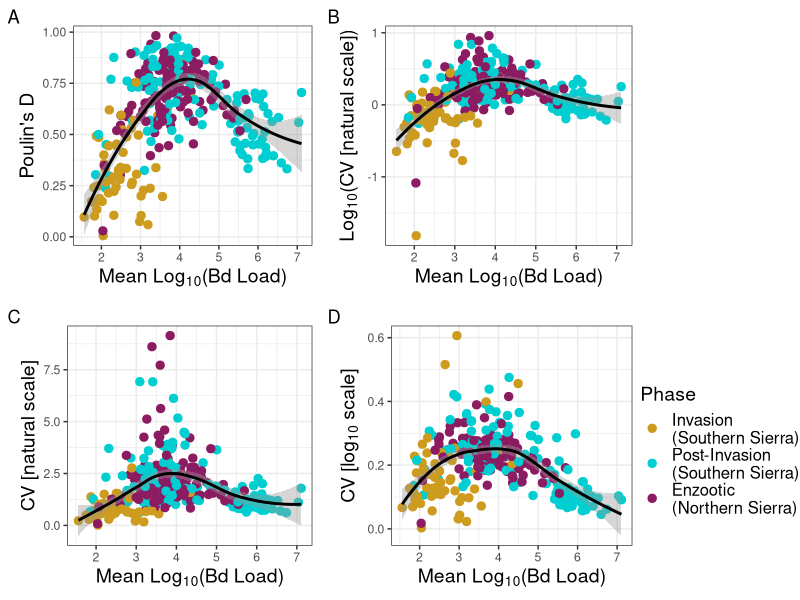
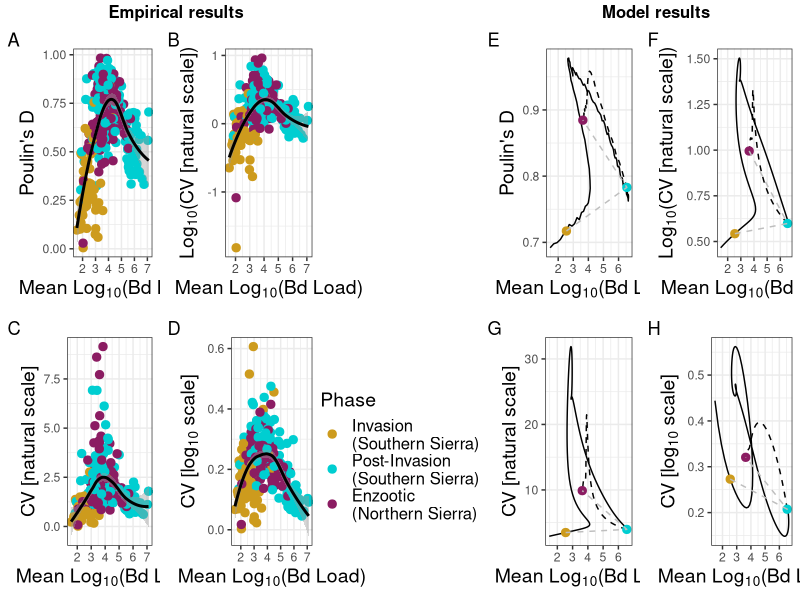

Generate these figures, in order, with R:
### Reproduce Figure 6 (Mean-aggregation plot for empirical data and model predictions)
### Step 1: Load Sierra summary file and remove records with fewer than 2 Bd-positive and larval groups (for consistent comparisons)
### Step 2: Plot empirical by log mean fungal load against aggregation metrics, grouped by epizoological stage
### Step 3: Plot the results of the integral projection model
### Step 4: Combine plots

library(ggplot2)
library(gridExtra)
library(cowplot)
library(grid)
library(data.table)


######################################
#### Step 1: Load and format data ####
######################################

sierra_dat = fread("data/formatted/summary_sierra_with_epi_phase.csv")
sierra_dat[, "log_mean":=mean_log10_without_zeros]
sierra_no_larva = sierra_dat[life_stage != "larva" & num_infected >= 2 & poulin_D > 0]

######################################
#### Step 2: Plot empirical data  ####
######################################

#Reorder levels of this factor to have chronological order in the legend
sierra_no_larva$phase<- factor(sierra_no_larva$phase, levels = c("invasion\n(Southern Sierra)" , "post-invasion\n(Southern Sierra)", "enzootic\n(Northern Sierra)"))

pd=ggplot(data=sierra_no_larva) + geom_point(size=2.5,aes(x=log_mean, y=poulin_D, color=phase)) + scale_color_manual(name="Phase",values = c("goldenrod3",  "darkturquoise","maroon4"),labels = c("Invasion \n(Southern Sierra)","Post-Invasion \n(Southern Sierra)","Enzootic \n(Northern Sierra)")) + 
  geom_smooth(data=sierra_no_larva, aes(x=log_mean, y=poulin_D),color="black")  + ylab("Poulin's D") + xlab(expression(paste("Mean ",Log[10],"(Bd Load)", sep=""))) +
  labs(tag="A")+
  theme_classic() + theme_bw() + theme(legend.title = element_text(size=14),legend.text = element_text(size=12),axis.title = element_text(size=14),legend.position = "none")

cvl=ggplot(data=sierra_no_larva) + geom_point(size=2.5,aes(x=log_mean, y=cv_log, color=phase)) + scale_color_manual(name="Phase",values = c("goldenrod3",  "darkturquoise","maroon4"),labels = c("Invasion \n(Southern Sierra)","Post-Invasion \n(Southern Sierra)","Enzootic \n(Northern Sierra)")) + 
  geom_smooth(data=sierra_no_larva, aes(x=log_mean, y=cv_log),color="black") + ylab(expression(paste("CV [",log[10]," scale]",sep=""))) + xlab(expression(paste("Mean ",Log[10],"(Bd Load)", sep=""))) +
  labs(tag="D")+
  theme_classic() + theme_bw() + theme(legend.title = element_text(size=14),legend.text = element_text(size=12),axis.title = element_text(size=14),legend.position = "none")

lcv=ggplot(data=sierra_no_larva) + geom_point(size=2.5,aes(x=log_mean, y=log_cv, color=phase)) + scale_color_manual(name="Phase",values = c("goldenrod3",  "darkturquoise","maroon4"),labels = c("Invasion \n(Southern Sierra)","Post-Invasion \n(Southern Sierra)","Enzootic \n(Northern Sierra)")) + 
  geom_smooth(data=sierra_no_larva, aes(x=log_mean, y=log_cv),color="black") + ylab(expression(paste(Log[10],"(CV [natural scale])",sep="")))  + xlab(expression(paste("Mean ",Log[10],"(Bd Load)", sep=""))) +
  labs(tag="B")+
  theme_classic() + theme_bw() + theme(legend.title = element_text(size=14),legend.text = element_text(size=12),axis.title = element_text(size=14),legend.position = "none")

cv=ggplot(data=sierra_no_larva) + geom_point(size=2.5,aes(x=log_mean, y=cv, color=phase)) + scale_color_manual(name="Phase",values = c("goldenrod3",  "darkturquoise","maroon4"),labels = c("Invasion \n(Southern Sierra)","Post-Invasion \n(Southern Sierra)","Enzootic \n(Northern Sierra)")) + 
  geom_smooth(data=sierra_no_larva, aes(x=log_mean, y=cv),color="black")  + ylab("CV [natural scale]") + xlab(expression(paste("Mean ",Log[10],"(Bd Load)", sep=""))) +
  labs(tag="C")+
  theme_classic() + theme_bw() + theme(legend.title = element_text(size=14),legend.text = element_text(size=12),axis.title = element_text(size=14),legend.position = "none")


# plot with legend 
full_plt = ggplot(data=sierra_no_larva) + geom_point(size=2.5,aes(x=log_mean, y=cv_log, color=phase)) + scale_color_manual(name="Phase",values = c("goldenrod3",  "darkturquoise","maroon4"),labels = c("Invasion \n(Southern Sierra)","Post-Invasion \n(Southern Sierra)","Enzootic \n(Northern Sierra)")) + 
  geom_smooth(data=sierra_no_larva, aes(x=log_mean, y=cv_log),color="black")  + ylim(c(0, 1)) + ylab(expression(paste("CV [",log[10]," scale]",sep=""))) + xlab(expression(paste("Mean ",Log[10],"(Bd Load)", sep=""))) +
  theme_classic() + theme_bw() + theme(legend.title = element_text(size=14),legend.text = element_text(size=12),axis.title = element_text(size=14))

# function to extract legend from plot 
get_only_legend <- function(plot) { 
  plot_table <- ggplot_gtable(ggplot_build(plot)) 
  legend_plot <- which(sapply(plot_table$grobs, function(x) x$name) == "guide-box") 
  legend <- plot_table$grobs[[legend_plot]] 
  return(legend) 
} 

# extract legend from using above function 
legend <- get_only_legend(full_plt)    

#Arranged figure
agg_plots = grid.arrange(
  grobs = list(pd, lcv, cv, cvl,legend),
  widths = c(2, 2, 1),
  layout_matrix = rbind(c(1, 2, NA),
                        c(3, 4, 5))
)

####################################
#### Step 3: Plot Model Results ####
#################################### 

eco_df=fread("data/model/eco_df.csv")
evo_df=fread("data/model/evo_df.csv")

both_df=rbind(eco_df[c(7,365),],evo_df[365,])
both_df$phase=unique(sierra_dat$phase)[c(1,3,2)]

pd_model=ggplot(data=eco_df)+geom_path(data=eco_df, aes(x=norm_means_everyone*log10(5)/log(5), y=PD_everyone_Mc),color="black")  + ylab("Poulin's D") + xlab(expression(paste("Mean ",Log[10],"(Bd Load)", sep=""))) +
  theme_classic() + theme_bw() + theme(legend.title = element_text(size=14),legend.text = element_text(size=12),axis.title = element_text(size=14),legend.position = "none")+
  geom_path(data=evo_df, aes(x=norm_means_everyone*log10(5)/log(5), y=PD_everyone_Mc),color="black",linetype="dashed")+
  geom_point(size=2.5,data=both_df,aes(x=norm_means_everyone*log10(5)/log(5), y=PD_everyone_Mc, color=phase))+
  geom_path(data=both_df,aes(x=norm_means_everyone*log10(5)/log(5), y=PD_everyone_Mc),col="gray",linetype="dashed")+
  labs(tag="E")+
  scale_color_manual(name="Phase",values = c("maroon4","goldenrod3","darkturquoise"),labels = c("Invasion \n(Southern Sierra)","Post-Invasion \n(Southern Sierra)","Enzootic \n(Northern Sierra)"))

cvl_model=ggplot(data=eco_df)+geom_path(data=eco_df, aes(x=norm_means_everyone*log10(5)/log(5), y=V2/norm_means_everyone),color="black")  + ylab(expression(paste("CV [", log[10], " scale]",sep="")))  + xlab(expression(paste("Mean ",Log[10],"(Bd Load)", sep=""))) +
  theme_classic() + theme_bw() + theme(legend.title = element_text(size=14),legend.text = element_text(size=12),axis.title = element_text(size=14),legend.position = "none")+
  geom_path(data=evo_df, aes(x=norm_means_everyone*log10(5)/log(5), y=V2/norm_means_everyone),color="black",linetype="dashed")+
  geom_point(size=2.5,data=both_df,aes(x=norm_means_everyone*log10(5)/log(5), y=V2/norm_means_everyone, color=phase))+
  geom_path(data=both_df,aes(x=norm_means_everyone*log10(5)/log(5), y=V2/norm_means_everyone),col="gray",linetype="dashed")+
  labs(tag="H")+
  scale_color_manual(name="Phase",values = c("maroon4","goldenrod3","darkturquoise"),labels = c("Invasion \n(Southern Sierra)","Post-Invasion \n(Southern Sierra)","Enzootic \n(Northern Sierra)"))

lcv_model=ggplot(data=eco_df)+geom_path(data=eco_df, aes(x=norm_means_everyone*log10(5)/log(5), y=log_cv_everyone),color="black")  + ylab(expression(paste(Log[10],"(CV [natural scale])",sep=""))) + xlab(expression(paste("Mean ",Log[10],"(Bd Load)", sep=""))) +
  theme_classic() + theme_bw() + theme(legend.title = element_text(size=14),legend.text = element_text(size=12),axis.title = element_text(size=14),legend.position = "none")+
  geom_path(data=evo_df, aes(x=norm_means_everyone*log10(5)/log(5), y=log_cv_everyone),color="black",linetype="dashed")+
  geom_point(size=2.5,data=both_df,aes(x=norm_means_everyone*log10(5)/log(5), y=log_cv_everyone, color=phase))+
  geom_path(data=both_df,aes(x=norm_means_everyone*log10(5)/log(5), y=log_cv_everyone),col="gray",linetype="dashed")+
  labs(tag="F")+
  scale_color_manual(name="Phase",values = c("maroon4","goldenrod3","darkturquoise"),labels = c("Invasion \n(Southern Sierra)","Post-Invasion \n(Southern Sierra)","Enzootic \n(Northern Sierra)"))

cv_model=ggplot(data=eco_df)+geom_path(data=eco_df, aes(x=norm_means_everyone*log10(5)/log(5), y=V4/nat_means_everyone),color="black")  + ylab("CV [natural scale]") + xlab(expression(paste("Mean ",Log[10],"(Bd Load)", sep=""))) +
  theme_classic() + theme_bw() + theme(legend.title = element_text(size=14),legend.text = element_text(size=12),axis.title = element_text(size=14),legend.position = "none")+
  geom_path(data=evo_df, aes(x=norm_means_everyone*log10(5)/log(5), y=V4/nat_means_everyone),color="black",linetype="dashed")+
  geom_point(size=2.5,data=both_df,aes(x=norm_means_everyone*log10(5)/log(5), y=V4/nat_means_everyone, color=phase))+
  geom_path(data=both_df,aes(x=norm_means_everyone*log10(5)/log(5), y=V4/nat_means_everyone),col="gray",linetype="dashed")+
  labs(tag="G")+
  scale_color_manual(name="Phase",values = c("maroon4","goldenrod3","darkturquoise"),labels = c("Enzootic \n(Northern Sierra)","Invasion \n(Southern Sierra)","Post-Invasion \n(Southern Sierra)"))


#################################################
#### Step 4: Combine empirical & model plots ####
#################################################   

png("results/plots/agg_emp_mod.png",width=12,height=6,units="in",res=300)
agg_plots_all = grid.arrange(
  grobs = list(pd, lcv, pd_model, lcv_model, cv, cvl,legend, cv_model, cvl_model),
  top=textGrob(c("Empirical results","Model results"),x=c(0.22,0.82),gp=gpar(fontface="bold"),hjust=0.5),
  layout_matrix = rbind(c(1, 2, NA, 3, 4),
                        c(5, 6, 7, 8, 9))
)
dev.off()


